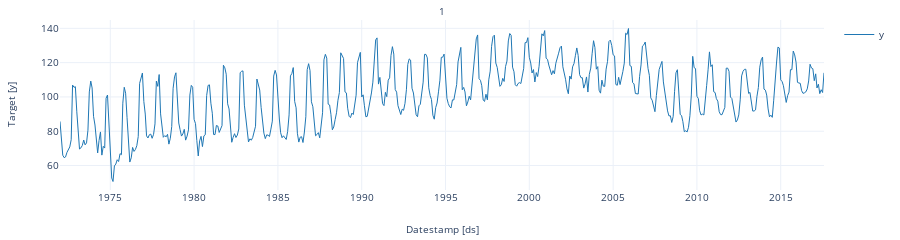

The code cell stored with this chart in its notebook:
### Markdown cell above
# **6. Explore Data with the plot method** <a class="anchor" id="6"></a>

[Table of Contents](#0.1)

Plot some series using the plot method from the StatsForecast class. This method prints 8 random series from the dataset and is useful for basic EDA.

### Code cell
from statsforecast import StatsForecast

StatsForecast.plot(df)

### Figure 1 — Plotly figure (JSON) as saved in the notebook; plotly's stock layout.template omitted (floating-point values rounded to 4 significant figures; data arrays with more than 128 entries replaced by an {"elided": "..."} marker saying what was removed)
{"data": [{"legendgroup": "y", "line": {"color": "#1f77b4", "width": 1}, "mode": "lines", "name": "y", "showlegend": true, "type": "scatter", "x": {"elided": "548 str values"}, "xaxis": "x", "y": {"elided": "548 float values"}, "yaxis": "y"}], "layout": {"annotations": [{"font": {"size": 10}, "showarrow": false, "text": "1", "x": 0.5, "xanchor": "center", "xref": "paper", "y": 1, "yanchor": "bottom", "yref": "paper"}, {"font": {"size": 10}, "showarrow": false, "text": "Datestamp [ds]", "x": 0.5, "xanchor": "center", "xref": "paper", "y": 0, "yanchor": "top", "yref": "paper", "yshift": -30}, {"font": {"size": 10}, "showarrow": false, "text": "Target [y]", "textangle": -90, "x": 0, "xanchor": "right", "xref": "paper", "xshift": -40, "y": 0.5, "yanchor": "middle", "yref": "paper"}], "autosize": true, "font": {"size": 10}, "height": 150, "margin": {"b": 50, "l": 60, "r": 10, "t": 20}, "xaxis": {"anchor": "y", "domain": [0, 1], "showticklabels": true, "visible": true}, "yaxis": {"anchor": "x", "domain": [0, 1]}}}
